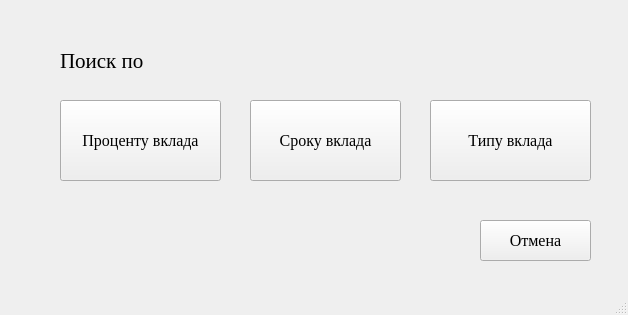
<?xml version="1.0" encoding="UTF-8"?>
<ui version="4.0">
 <class>MainWindow</class>
 <widget class="QMainWindow" name="MainWindow">
  <property name="geometry">
   <rect>
    <x>0</x>
    <y>0</y>
    <width>628</width>
    <height>315</height>
   </rect>
  </property>
  <property name="windowTitle">
   <string>MainWindow</string>
  </property>
  <widget class="QWidget" name="centralwidget">
   <widget class="QLabel" name="label">
    <property name="geometry">
     <rect>
      <x>60</x>
      <y>50</y>
      <width>131</width>
      <height>21</height>
     </rect>
    </property>
    <property name="font">
     <font>
      <family>Times New Roman</family>
      <pointsize>16</pointsize>
     </font>
    </property>
    <property name="text">
     <string>Поиск по</string>
    </property>
   </widget>
   <widget class="QPushButton" name="pushButton">
    <property name="geometry">
     <rect>
      <x>60</x>
      <y>100</y>
      <width>161</width>
      <height>81</height>
     </rect>
    </property>
    <property name="font">
     <font>
      <family>Times New Roman</family>
      <pointsize>12</pointsize>
     </font>
    </property>
    <property name="text">
     <string>Проценту вклада</string>
    </property>
   </widget>
   <widget class="QPushButton" name="pushButton_2">
    <property name="geometry">
     <rect>
      <x>250</x>
      <y>100</y>
      <width>151</width>
      <height>81</height>
     </rect>
    </property>
    <property name="font">
     <font>
      <family>Times New Roman</family>
      <pointsize>12</pointsize>
     </font>
    </property>
    <property name="text">
     <string>Сроку вклада</string>
    </property>
   </widget>
   <widget class="QPushButton" name="pushButton_3">
    <property name="geometry">
     <rect>
      <x>430</x>
      <y>100</y>
      <width>161</width>
      <height>81</height>
     </rect>
    </property>
    <property name="font">
     <font>
      <family>Times New Roman</family>
      <pointsize>12</pointsize>
     </font>
    </property>
    <property name="text">
     <string>Типу вклада</string>
    </property>
   </widget>
   <widget class="QPushButton" name="pushButton_4">
    <property name="geometry">
     <rect>
      <x>480</x>
      <y>220</y>
      <width>111</width>
      <height>41</height>
     </rect>
    </property>
    <property name="font">
     <font>
      <family>Times New Roman</family>
      <pointsize>12</pointsize>
     </font>
    </property>
    <property name="text">
     <string>Отмена</string>
    </property>
   </widget>
  </widget>
  <widget class="QMenuBar" name="menubar">
   <property name="geometry">
    <rect>
     <x>0</x>
     <y>0</y>
     <width>628</width>
     <height>26</height>
    </rect>
   </property>
  </widget>
  <widget class="QStatusBar" name="statusbar"/>
 </widget>
 <resources/>
 <connections/>
</ui>
